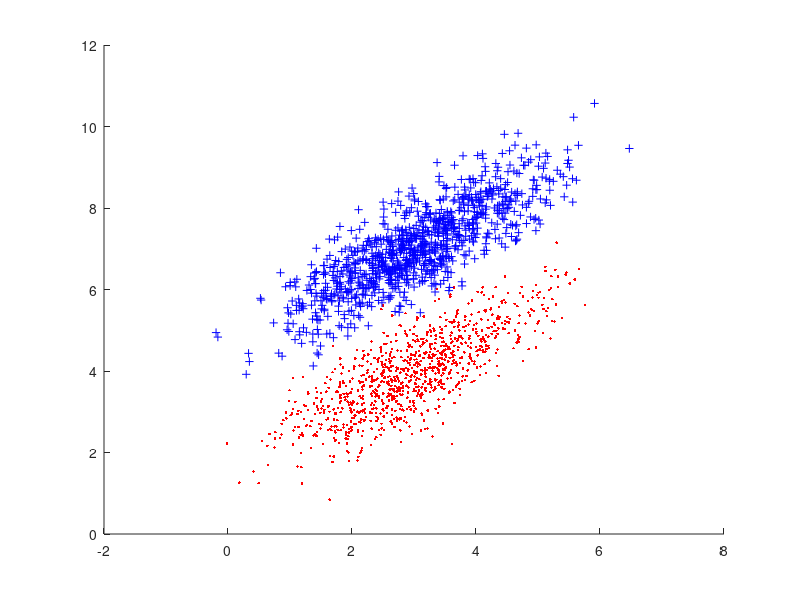

The MATLAB script that drew this image: (Note: this script raises an error after producing the figure.)
% Max_Fail Parameter to show differences in cuttof fialur amout
% Train BR is the train basian

data1 = mvnrnd([3 4],[1,.8;.8,1],1000);
data2 = mvnrnd([3 7],[1,.8;.8,1],1000);
labels = [ones(length(data1),1);2*ones(length(data2),1)];
X = [data1;data2];
hold on
plot(data1(:,1),data1(:,2),'.r')
plot(data2(:,1),data2(:,2),'+b')
hold off
X= X';
Y = labels;
t = zeros(2,length(Y));
for i = 1: length(Y)
    if(Y(i)==1)
        t(1,i) = 1;
        t(2,i) = 0;
    else
        t(1,i) = 0;
        t(2,i) = 1;
    end
end
%net = feedforwardnet(50,'trainbr');
%net.divideFcn = '';
net = feedforwardnet(50);
net.trainParam.max_fail = 5;
net.trainParam.showWindow = 1;
net = train(net, X,t);
pre = net(X);
plotconfusion(t, pre, 'Classifications and Missclassifications');
figure
hold on
WrongClass1 = 0;
WrongClass2 = 0;
for i = 1:2000
    if(pre(1,i) > pre(2,i))
        plot(X(1,i),X(2,i),'.r');
        if(i > 1000)
           WrongClass1 = WrongClass1 + 1; 
           plot(X(1,i),X(2,i),'or');
        else
            plot(X(1,i),X(2,i),'.r');
        end
    else
        plot(X(1,i),X(2,i),'+b');
        if(i <= 1000)
           WrongClass2 = WrongClass2 + 1; 
           plot(X(1,i),X(2,i),'ob');
        else
            plot(X(1,i),X(2,i),'+b');
        end
    end
end
V = sprintf('Missclassified in class 1: %d',WrongClass1);
Z = sprintf('Missclassified in class 2: %d',WrongClass2);
disp(V);
disp(Z);
hold off